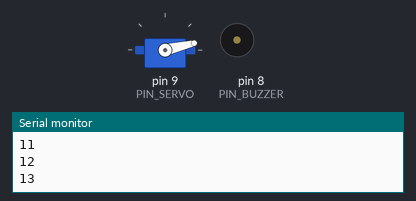
This sketch was run on a simulated Arduino Mega 2560, built with avr-gcc and run on an emulated ATmega2560. Parts: servo, buzzer (waves = sounding), the last lines printed to the serial monitor.

Above: at 0.05 s.
At 1.85 s:
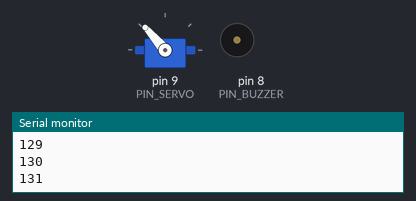
At 3.7 s:
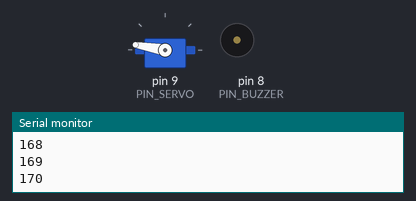
At 7.4 s:
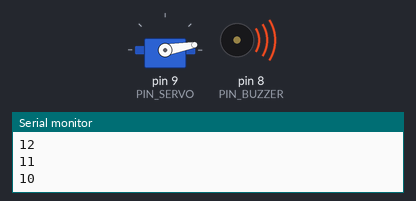
Timing chart, 0 to 9.6 s (numbered marks = the images above):
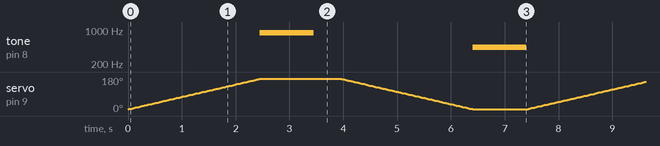

Measured:
- by itself, tone on pin 8 (PIN_BUZZER): repeats every 7.4 s: silent 3.0 s, 440 Hz 1.0 s, silent 2.5 s, 880 Hz 1.0 s

The sketch:

RP3-c_Servo-Buzzer.ino
```cpp
/**
 * @ex - Mod.3b - RP3-c
 * @brief - Servo + Buzzer
 * @date - 06/12
 * @author - Afonso & Natanael
 * @state - OK

* LIGAÇÕES: --> Arduino 'Mega 2560'
* 5V -> USB
* GND -> breadboard
* Pin 9 -> Servo, Laranja (Sinal)
*
* @Servo
* Laranja (Sinal) -> Arduino, Pin 9
* Vermelho (+) -> VCC
* Castanho (-) -> GND
*
* @Buzzer
* + -> Arduino, Pin 9 + R. 10 kOhm
* - -> GND
*/

#include <Servo.h>

Servo myservo;
const int PIN_SERVO = 9;
const int MAX_ANG_SERVO = 170;
const int MIN_ANG_SERVO = 10;
const int PIN_BUZZER = 8;
int pos = 0;

void setup() {
  Serial.begin (9600);
  myservo.attach(PIN_SERVO);
  pinMode(PIN_BUZZER, OUTPUT);
}

void loop() {
  for (pos = MIN_ANG_SERVO; pos <= MAX_ANG_SERVO; pos += 1) {
    // in steps of 1 degree
    myservo.write(pos);
    Serial.println(pos);
    delay(15);

    if (pos == MAX_ANG_SERVO) {
      tone(PIN_BUZZER, 880, 1000);
      delay(1000);
      noTone(PIN_BUZZER);
      delay(500);
    }
  }
  for (pos = MAX_ANG_SERVO; pos >= MIN_ANG_SERVO; pos -= 1) {
    myservo.write(pos);
    Serial.println(pos);
    delay(15);

    if (pos == MIN_ANG_SERVO) {
      tone(PIN_BUZZER, 440, 1000);
      delay(1000);
    }
  }
}
```
